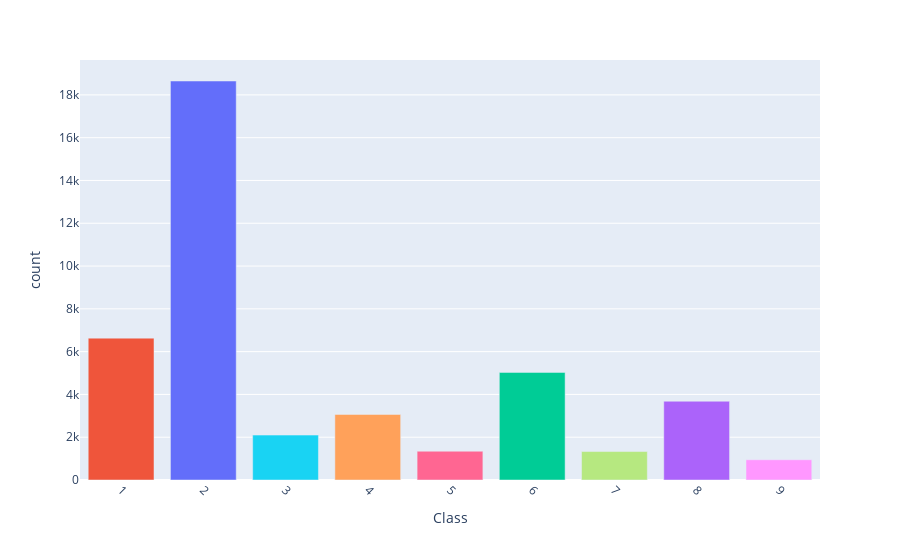

Here is the notebook cell this chart was saved with:
### Code cell
import plotly.express as px
class_counts = pd.Series(y.flatten()).value_counts()
bar_fig = px.bar(x=class_counts.index[1:], y=class_counts[1:], labels=y, color=class_counts.index[1:])
bar_fig.update_layout(
        xaxis=dict(
            title='Class',
            tickmode='array',
            tickvals=class_counts.index[1:].tolist(),
            tickangle=45
        ),
        yaxis=dict(
            title='count',
        ),
        showlegend=False
)
bar_fig.show()

### Figure 1 — Plotly figure (JSON) as saved in the notebook; plotly's stock layout.template omitted (floating-point values rounded to 4 significant figures)
{"data": [{"alignmentgroup": "True", "hovertemplate": "color=2<br>x=%{x}<br>y=%{y}<extra></extra>", "legendgroup": "2", "marker": {"color": "#636efa", "pattern": {"shape": ""}}, "name": "2", "offsetgroup": "2", "orientation": "v", "showlegend": true, "textposition": "auto", "type": "bar", "x": [2], "xaxis": "x", "y": [18649], "yaxis": "y"}, {"alignmentgroup": "True", "hovertemplate": "color=1<br>x=%{x}<br>y=%{y}<extra></extra>", "legendgroup": "1", "marker": {"color": "#EF553B", "pattern": {"shape": ""}}, "name": "1", "offsetgroup": "1", "orientation": "v", "showlegend": true, "textposition": "auto", "type": "bar", "x": [1], "xaxis": "x", "y": [6631], "yaxis": "y"}, {"alignmentgroup": "True", "hovertemplate": "color=6<br>x=%{x}<br>y=%{y}<extra></extra>", "legendgroup": "6", "marker": {"color": "#00cc96", "pattern": {"shape": ""}}, "name": "6", "offsetgroup": "6", "orientation": "v", "showlegend": true, "textposition": "auto", "type": "bar", "x": [6], "xaxis": "x", "y": [5029], "yaxis": "y"}, {"alignmentgroup": "True", "hovertemplate": "color=8<br>x=%{x}<br>y=%{y}<extra></extra>", "legendgroup": "8", "marker": {"color": "#ab63fa", "pattern": {"shape": ""}}, "name": "8", "offsetgroup": "8", "orientation": "v", "showlegend": true, "textposition": "auto", "type": "bar", "x": [8], "xaxis": "x", "y": [3682], "yaxis": "y"}, {"alignmentgroup": "True", "hovertemplate": "color=4<br>x=%{x}<br>y=%{y}<extra></extra>", "legendgroup": "4", "marker": {"color": "#FFA15A", "pattern": {"shape": ""}}, "name": "4", "offsetgroup": "4", "orientation": "v", "showlegend": true, "textposition": "auto", "type": "bar", "x": [4], "xaxis": "x", "y": [3064], "yaxis": "y"}, {"alignmentgroup": "True", "hovertemplate": "color=3<br>x=%{x}<br>y=%{y}<extra></extra>", "legendgroup": "3", "marker": {"color": "#19d3f3", "pattern": {"shape": ""}}, "name": "3", "offsetgroup": "3", "orientation": "v", "showlegend": true, "textposition": "auto", "type": "bar", "x": [3], "xaxis": "x", "y": [2099], "yaxis": "y"}, {"alignmentgroup": "True", "hovertemplate": "color=5<br>x=%{x}<br>y=%{y}<extra></extra>", "legendgroup": "5", "marker": {"color": "#FF6692", "pattern": {"shape": ""}}, "name": "5", "offsetgroup": "5", "orientation": "v", "showlegend": true, "textposition": "auto", "type": "bar", "x": [5], "xaxis": "x", "y": [1345], "yaxis": "y"}, {"alignmentgroup": "True", "hovertemplate": "color=7<br>x=%{x}<br>y=%{y}<extra></extra>", "legendgroup": "7", "marker": {"color": "#B6E880", "pattern": {"shape": ""}}, "name": "7", "offsetgroup": "7", "orientation": "v", "showlegend": true, "textposition": "auto", "type": "bar", "x": [7], "xaxis": "x", "y": [1330], "yaxis": "y"}, {"alignmentgroup": "True", "hovertemplate": "color=9<br>x=%{x}<br>y=%{y}<extra></extra>", "legendgroup": "9", "marker": {"color": "#FF97FF", "pattern": {"shape": ""}}, "name": "9", "offsetgroup": "9", "orientation": "v", "showlegend": true, "textposition": "auto", "type": "bar", "x": [9], "xaxis": "x", "y": [947], "yaxis": "y"}], "layout": {"barmode": "relative", "legend": {"title": {"text": "color"}, "tracegroupgap": 0}, "margin": {"t": 60}, "showlegend": false, "xaxis": {"anchor": "y", "domain": [0, 1], "tickangle": 45, "tickmode": "array", "tickvals": [2, 1, 6, 8, 4, 3, 5, 7, 9], "title": {"text": "Class"}}, "yaxis": {"anchor": "x", "domain": [0, 1], "title": {"text": "count"}}}}
